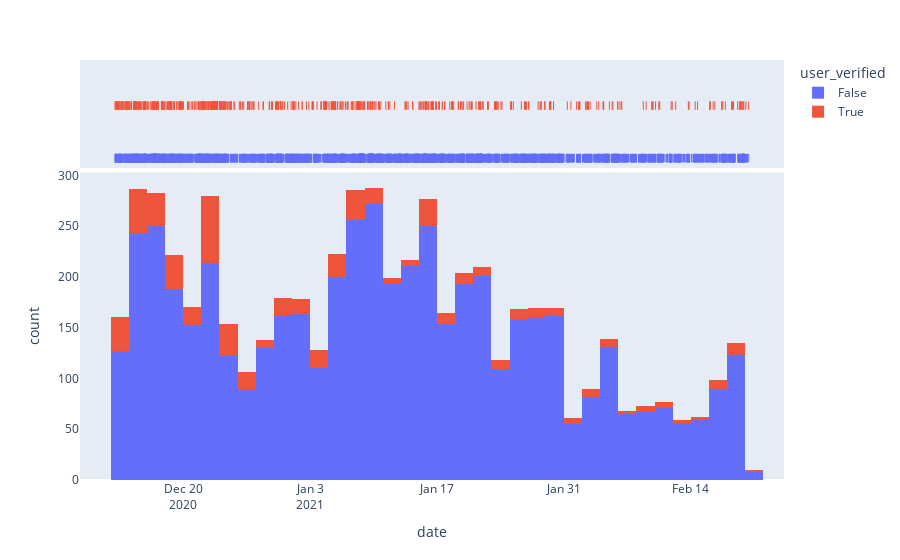

Source (notebook cell):
### Code cell
hist=px.histogram(data_frame=data,x='date',color='user_verified',marginal="rug")
hist.update_xaxes(showgrid=False)
hist.update_yaxes(showgrid=False)
hist.show()

### Figure 1 — Plotly figure (JSON) as saved in the notebook; plotly's stock layout.template omitted (floating-point values rounded to 4 significant figures; data arrays with more than 128 entries replaced by an {"elided": "..."} marker saying what was removed)
{"data": [{"alignmentgroup": "True", "bingroup": "x", "hovertemplate": "user_verified=False<br>date=%{x}<br>count=%{y}<extra></extra>", "legendgroup": "False", "marker": {"color": "#636efa"}, "name": "False", "offsetgroup": "False", "orientation": "v", "showlegend": true, "type": "histogram", "x": {"elided": "5286 str values"}, "xaxis": "x", "yaxis": "y"}, {"alignmentgroup": "True", "boxpoints": "all", "fillcolor": "rgba(255,255,255,0)", "hoveron": "points", "hovertemplate": "user_verified=False<br>date=%{x}<extra></extra>", "jitter": 0, "legendgroup": "False", "line": {"color": "rgba(255,255,255,0)"}, "marker": {"color": "#636efa", "symbol": "line-ns-open"}, "name": "False", "offsetgroup": "False", "showlegend": false, "type": "box", "x": {"elided": "5286 str values"}, "xaxis": "x2", "yaxis": "y2"}, {"alignmentgroup": "True", "bingroup": "x", "hovertemplate": "user_verified=True<br>date=%{x}<br>count=%{y}<extra></extra>", "legendgroup": "True", "marker": {"color": "#EF553B"}, "name": "True", "offsetgroup": "True", "orientation": "v", "showlegend": true, "type": "histogram", "x": {"elided": "566 str values"}, "xaxis": "x", "yaxis": "y"}, {"alignmentgroup": "True", "boxpoints": "all", "fillcolor": "rgba(255,255,255,0)", "hoveron": "points", "hovertemplate": "user_verified=True<br>date=%{x}<extra></extra>", "jitter": 0, "legendgroup": "True", "line": {"color": "rgba(255,255,255,0)"}, "marker": {"color": "#EF553B", "symbol": "line-ns-open"}, "name": "True", "offsetgroup": "True", "showlegend": false, "type": "box", "x": {"elided": "566 str values"}, "xaxis": "x2", "yaxis": "y2"}], "layout": {"barmode": "relative", "legend": {"title": {"text": "user_verified"}, "tracegroupgap": 0}, "margin": {"t": 60}, "xaxis": {"anchor": "y", "domain": [0, 1], "showgrid": false, "title": {"text": "date"}}, "xaxis2": {"anchor": "y2", "domain": [0, 1], "matches": "x", "showgrid": false, "showticklabels": false}, "yaxis": {"anchor": "x", "domain": [0, 0.7326], "showgrid": false, "title": {"text": "count"}}, "yaxis2": {"anchor": "x2", "domain": [0.7426, 1], "matches": "y2", "showgrid": false, "showline": false, "showticklabels": false, "ticks": ""}}}
